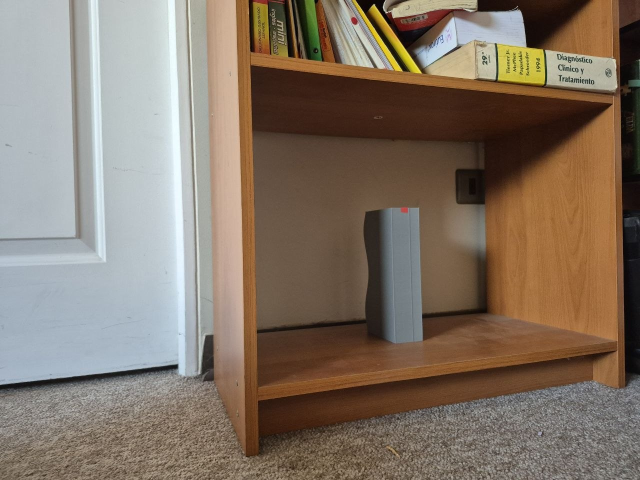
#> input picture T1/imgs/img1.jpg, 1280 x 960 px (shown at 1/2 size); its folder holds 4 pictures in this run
$ python main.py
#> lines starting #> are read from the running program, lines starting #| are printed output that depends on the picture
### T1/src/functions.py
import os
import numpy as np
import matplotlib.pyplot as plt
import cv2

M = np.array([
    [0.0,  0.0,   0.0,   0.0,   570.0, 570.0, 570.0, 570.0],
    [0.0,  294.0, 0.0,   294.0, 0.0,   294.0, 0.0,   294.0],
    [0.0,  0.0,   369.0, 369.0, 369.0, 369.0, 0.0,   0.0],
    [1.0,  1.0,   1.0,   1.0,   1.0,   1.0,   1.0,   1.0]
])
# Funcion de calibracion de la camara

# [102 lines left out: functions calibracion, mouse_callback, get_calibration, get_m1_mouse_callback, not called in this run]

def get_m1(img):
    """Esta funcion es el unico input del sistema, saca el punto rojo de la caja por medio del mouse y devuelve m1.
    Una vez seleccionado el punto, apretar q, para cerrar la ventana y guardar
    """
    flag = True
    display_img = img.copy()
    state = {'m1': None,
             'display_img': display_img,
             'img_o': img.copy()}
    cv2.namedWindow("Seleccionar punto rojo", cv2.WINDOW_NORMAL)
    # cv2.resizeWindow("Seleccionar punto rojo", display_img.shape[1], display_img.shape[0])
    cv2.setMouseCallback("Seleccionar punto rojo", get_m1_mouse_callback, param=state)
    while flag:
        cv2.imshow("Seleccionar punto rojo", display_img)
        key = cv2.waitKey(1) & 0xFF

        if key == ord('q'):
            flag = False
        elif key == ord('r'):
            state['m1'] = None
            state['display_img'] = state['img_o'].copy()
            print("Puntos reiniciados")
    cv2.destroyAllWindows()
    return state['m1']


# Extraido de E02
# [264 lines left out: functions homography, homography_matrix, homography_with_calibration, get_m3_from_m2, graficar_linea_epipolar, find_red_point_in_epipolar_line and 3 more, not called in this run]


### T1/src/main.py
# imports
import os
import numpy as np
import matplotlib.pyplot as plt
import cv2
from functions import *

def main():
    # imgs paths
    img_path = os.path.join("..", "imgs")
    # print(os.path.join(img_path, "img1.jpg"))
    img1, img2, img3, img4 = [cv2.imread(os.path.join(img_path, f"img{i}.jpg")) for i in range(1, 5)]
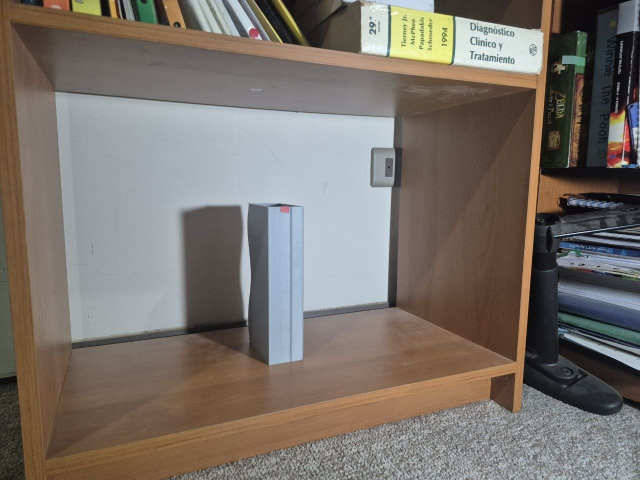
#> input picture T1/imgs/img2.jpg, 1280 x 960 px (shown at 1/2 size)
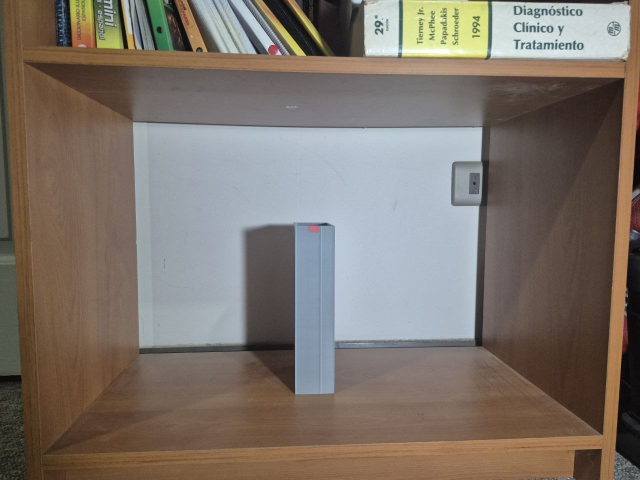
#> input picture T1/imgs/img3.jpg, 1280 x 960 px (shown at 1/2 size)
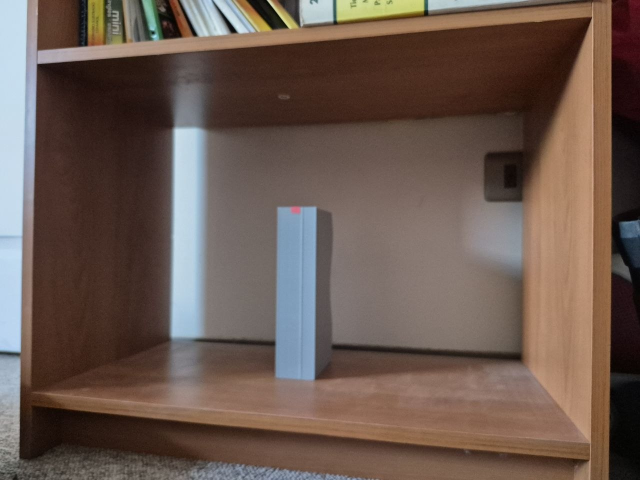
#> input picture T1/imgs/img4.jpg, 1280 x 960 px (shown at 1/2 size)
#> img1 is the input picture: shape (960, 1280, 3); mean B, G, R 102.3, 116.6, 131.4
#> img2 is the input picture: shape (960, 1280, 3); mean B, G, R 107.2, 114, 121.6
#> img3 is the input picture: shape (960, 1280, 3); mean B, G, R 106.5, 115.2, 124.8
#> img4 is the input picture: shape (960, 1280, 3); mean B, G, R 80.1, 89.1, 106.8
    N, M = img1.shape[:2] # eliminando el canal de color
#> N = 960; M = 1280

    # obtener matriz de calibracion de las imagenes
    # definir M, los puntos reales con el punto 1 como el origen, todo en milimetros
    M = np.array([
        [0.0,  0.0,   0.0,   0.0,   570.0, 570.0, 570.0, 570.0],
        [0.0,  294.0, 0.0,   294.0, 0.0,   294.0, 0.0,   294.0],
        [0.0,  0.0,   369.0, 369.0, 369.0, 369.0, 0.0,   0.0],
        [1.0,  1.0,   1.0,   1.0,   1.0,   1.0,   1.0,   1.0]
    ])
    # lista de puntos
    puntos_list_1 = []
    puntos_list_2 = []
    puntos_list_3 = []
    puntos_list_4 = []

    # [7 lines of commented-out code are left out]
    P1 = np.array([
        [ 1.90495546e-03, -7.02684174e-04, -1.54173974e-04,  4.40461349e-01],
        [ 1.74486754e-04, -6.32747454e-04, -1.76101539e-03,  8.97766293e-01],
        [ 4.73323927e-07, -1.77211021e-06, -2.49364647e-07,  1.34363914e-03]
        ])
    P2 = np.array([
        [ 2.26927019e-03, -4.36415121e-04, -1.62449136e-04,  2.03739488e-01],
        [ 3.20280415e-04, -6.89158839e-04, -2.01049096e-03,  9.79019027e-01],
        [ 8.49199339e-07, -1.91627164e-06, -2.85715024e-07,  1.40684900e-03]
    ])
    P3 = np.array([
        [ 1.71108833e-03, -1.02267908e-03, -8.88822680e-05,  3.66918186e-01],
        [ 6.09066509e-05, -7.27508603e-04, -1.69272489e-03,  9.30248317e-01],
        [ 1.34570461e-07, -1.79961244e-06, -1.51926624e-07,  1.31673976e-03]
    ])
    P4 = np.array([
    [-8.66181198e-04,  1.10850750e-03,  5.39796199e-05, -5.83951246e-01],
    [ 1.34435012e-04,  5.10458149e-04,  1.18268765e-03, -8.11785450e-01],
    [ 3.55838815e-07,  1.23105119e-06,  1.01412492e-07, -1.29111548e-03]
    ])
    puntos_list_1 = [(328, 669), (284, 864), (306, 199), (243, 83), (966, 228), (1262, 162), (946, 617), (1208, 744)]
    puntos_list_2 = [(145, 697), (89, 919), (110, 183), (22, 45), (805, 235), (1071, 178), (792, 613), (1031, 724)]
    puntos_list_3 = [(278, 707), (85, 909), (265, 243), (46, 124), (979, 255), (1248, 156), (964, 691), (1204, 871)]
    puntos_list_4 = [(453, 628), (277, 713), (449, 300), (268, 252), (1007, 284), (1062, 216), (990, 676), (1035, 805)]

    # obtener m1 de la imagen 1
    m1 = get_m1(img1)
#> (key q is pressed here)
#> (the run stopped early here; a loop or call above may not have finished)
